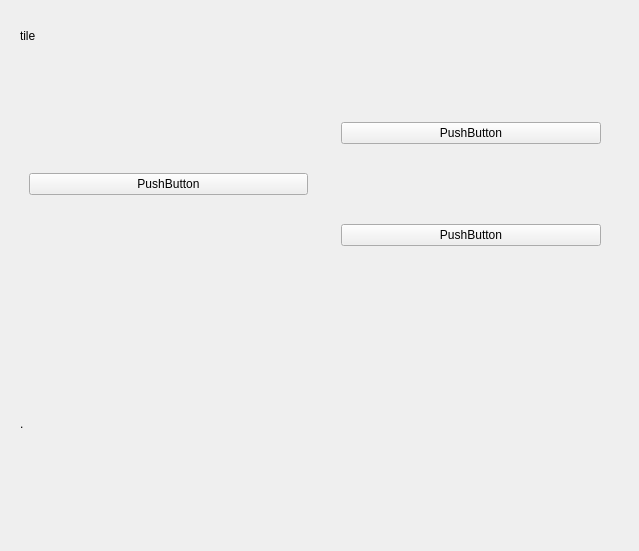
<?xml version="1.0" encoding="UTF-8"?>
<ui version="4.0">
 <class>Form</class>
 <widget class="QWidget" name="Form">
  <property name="geometry">
   <rect>
    <x>0</x>
    <y>0</y>
    <width>639</width>
    <height>551</height>
   </rect>
  </property>
  <property name="windowTitle">
   <string>Form</string>
  </property>
  <property name="autoFillBackground">
   <bool>false</bool>
  </property>
  <layout class="QVBoxLayout" name="verticalLayout_5">
   <item>
    <widget class="QWidget" name="widget_7" native="true">
     <property name="maximumSize">
      <size>
       <width>16777215</width>
       <height>50</height>
      </size>
     </property>
     <layout class="QHBoxLayout" name="horizontalLayout_3">
      <item>
       <widget class="QLabel" name="label_2">
        <property name="text">
         <string>tile</string>
        </property>
       </widget>
      </item>
     </layout>
    </widget>
   </item>
   <item>
    <widget class="QWidget" name="widget" native="true">
     <layout class="QHBoxLayout" name="horizontalLayout_2">
      <item>
       <widget class="QWidget" name="widget_4" native="true">
        <layout class="QVBoxLayout" name="verticalLayout_4">
         <item>
          <widget class="QPushButton" name="pushButton_3">
           <property name="text">
            <string>PushButton</string>
           </property>
          </widget>
         </item>
        </layout>
       </widget>
      </item>
      <item>
       <widget class="QWidget" name="widget_3" native="true">
        <layout class="QVBoxLayout" name="verticalLayout_3">
         <item>
          <widget class="QWidget" name="widget_5" native="true">
           <layout class="QVBoxLayout" name="verticalLayout">
            <item>
             <widget class="QPushButton" name="pushButton">
              <property name="text">
               <string>PushButton</string>
              </property>
             </widget>
            </item>
           </layout>
          </widget>
         </item>
         <item>
          <widget class="QWidget" name="widget_6" native="true">
           <layout class="QVBoxLayout" name="verticalLayout_2">
            <item>
             <widget class="QPushButton" name="pushButton_2">
              <property name="text">
               <string>PushButton</string>
              </property>
             </widget>
            </item>
           </layout>
          </widget>
         </item>
        </layout>
       </widget>
      </item>
     </layout>
    </widget>
   </item>
   <item>
    <widget class="QWidget" name="widget_2" native="true">
     <property name="maximumSize">
      <size>
       <width>16777215</width>
       <height>16777215</height>
      </size>
     </property>
     <layout class="QHBoxLayout" name="horizontalLayout">
      <item>
       <widget class="QLabel" name="words_info_label">
        <property name="sizePolicy">
         <sizepolicy hsizetype="Expanding" vsizetype="Preferred">
          <horstretch>0</horstretch>
          <verstretch>0</verstretch>
         </sizepolicy>
        </property>
        <property name="minimumSize">
         <size>
          <width>0</width>
          <height>80</height>
         </size>
        </property>
        <property name="text">
         <string>.</string>
        </property>
        <property name="wordWrap">
         <bool>true</bool>
        </property>
       </widget>
      </item>
     </layout>
    </widget>
   </item>
  </layout>
 </widget>
 <resources/>
 <connections/>
</ui>
